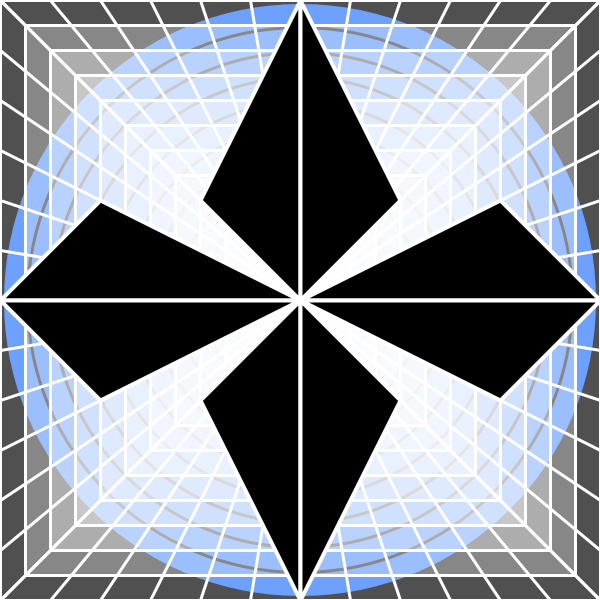
Frame 1 (no input)
Frame 60 (the mouse pressed at the canvas centre just before this capture): identical to frame 1, image omitted
Frame 120 (the mouse held since frame 60 and released just before this capture): identical to frame 1, image omitted

The Processing sketch that drew this single still picture (run headless with seeded random() and noise(); from frame 60 on, the mouse is pressed at the canvas centre):

// Processing sketch: processing_72232
// ── processing_72232.pde

void setup(){
  size(600,600);
  }

  
void draw(){
  background(0);
  smooth();
  int a=width/2;
  int b=height/2;
  //Makes concentric circles
  for(int r=595;r>20;r=r-50){
    fill(44,117,255);
    stroke(0);
    strokeWeight(3);
    ellipse(a,b,r,r);
  }
  //Makes lines
  for(int c=0;c<601;c=c+50){
  stroke(255);
  strokeWeight(3);
  line (a,b,c,0);
  line (a,b,0,c);
  line (a,b,c,600);
  line (a,b,600,c);
  }
  //makes rectangles
  for (int x=0;x<(width/2);x++) {
    for (int y=0;y<(height*4);y++) {
      stroke(380, x, y, 255);
      fill(380, x*2, y*3, 80);
    }
  }
  rectMode(CENTER);
  for (int d=0;d<=600;d+=50) {
    rect(width/2, height/2, d, d);
  }
  //Makes triangles
  fill (0);
  stroke (255);
  strokeWeight(4);
  
  triangle (a,b,a, 0,200,200);
  triangle (a,b,a, 0,400,200);
  triangle (a,b,a, height,200, 400);
  triangle (a,b,a, height,400,400);
  triangle (a,b,0,b, 100, 200);
  triangle (a,b,0,b, 100, 400);
  triangle (a,b,width,b,500,200);
  triangle (a,b,width,b,500,400);
    
    
   
 
}
